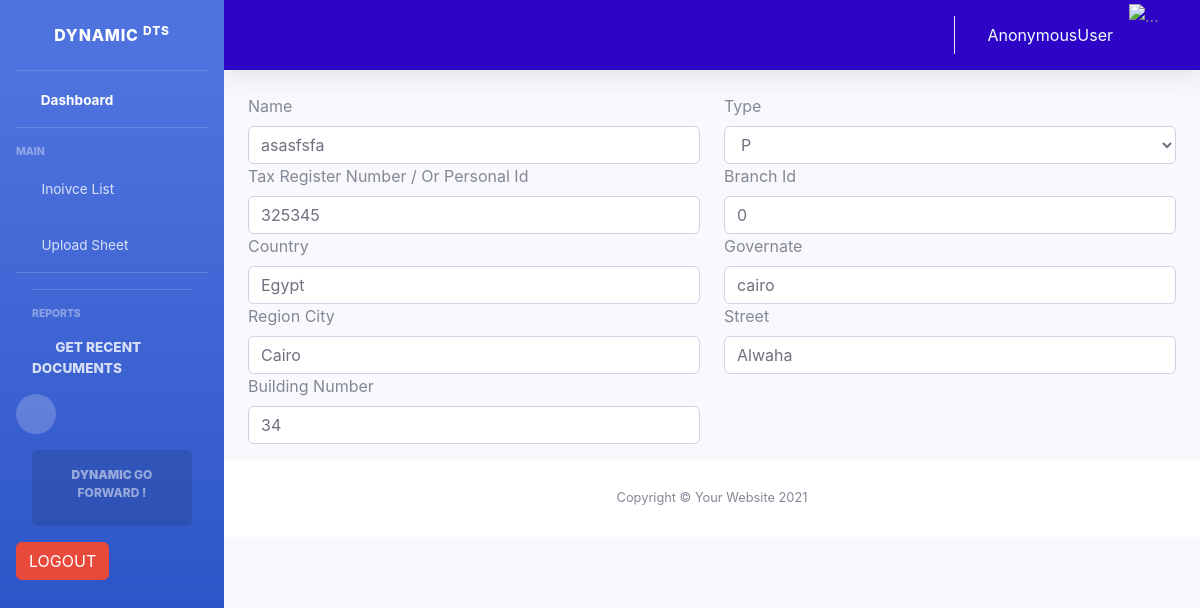
Screenshot of /edit_receiver/1 with the database file from the repository.
### home/models.py (models this page shows)
class Receiver(models.Model) :
    payer = models.ForeignKey(PayerAccount , on_delete=models.CASCADE , null=True , blank=True)
    name = models.CharField (max_length= 250 , null=True , blank=True)
    receiver_type =models.CharField(max_length=250 , choices= AccountType ,null=True , blank=True)
    receiver_id=models.CharField(max_length=250  , null=True , blank=True)
    receiver_name=models.CharField(max_length=250 , null=True , blank=True)
    receiver_address_branchId=models.CharField(max_length=250 , null=True , blank=True)
    receiver_address_country=models.CharField(max_length=250 ,choices=COUNTY_CODES , default='EG' , null=True , blank=True)
    receiver_address_governate=models.CharField(max_length=250 , null=True , blank=True)
    receiver_address_regionCity=models.CharField(max_length=250 , null=True , blank=True)
    receiver_address_street=models.CharField(max_length=250 , null=True , blank=True)
    receiver_address_buildingNumber=models.CharField(max_length=250 , null=True , blank=True)

### home/views.py (the view, shortened to what this page needs)
# urls.py: path('edit_receiver/<id>' ,  edit_receiver ,name= 'edit_receiver') ,
def edit_receiver(request,id):
    recever = Receiver.objects.get(id = id)
    page = 'receiver.html'
    types = [{'v' :i[0] , 'n' :i[1] }
                for i in AccountType ]
    content  = {
        "receiver" : recever ,
        'types' : types
    }
    return render(request , page , content)

### home/templates/receiver.html (shortened to what this page needs)
{% extends 'base.html' %}
{% block content %}
<div class="container">
    <form method='POST' {% if receiver %} action="{% url 'edit_receiver' receiver.id  %}" {% else %}
    action="{% url 'creat_receiver'%}" {% endif %} >
       <div class="row">
           <div class="col-6">
                <label for="receiver_name" class="form-label">  Name</label>
                <input type="text" required class="form-control" id="receiver_name"  value ='{{ receiver.receiver_name }}' aria-describedby="namelHelp" name= 'receiver_name'>
           </div>
           <div class="col-6">
                <label for="issuer_type" class="form-label"> Type</label>
                    <select class="form-control" name = "receiver_type">
                    {% if receiver %}
                    <option > {{ receiver.receiver_type }} </option>
                    {% endif %}
                  </select>
           </div>
       </div>
       <div class="row">
           <div class="col-6">
               <label for="receiver_id" class="form-label">Tax Register Number  / Or Personal Id </label>
                <input type="text" required class="form-control" value ='{{ receiver.receiver_id }}'
                id="receiver_ID" aria-describedby="appsecretHelp" name= 'receiver_id'>
           </div>
           <div class="col-6">
               <label for="issuer_address_branchId" class="form-label">Branch Id </label>
                <input type="text" class="form-control" value ='{{ receiver.receiver_address_branchId }}'
                id="receiver_address_branchId" aria-describedby="pricelistHelp" name= 'receiver_address_branchId'>
           </div>
       </div>
       <div class="row">
           <div class="col-6">
               <label for="receiver_address_country" class="form-label">Country </label>
                <input type="text" class="form-control" value ='{{ receiver.receiver_address_country }}' id="receiver_address_country"
                  aria-describedby="pricelistHelp" name= 'receiver_address_country'>
           </div>
           <div class="col-6">
               <label for="receiver_address_governate" class="form-label"> Governate </label>
                <input type="text" class="form-control" value ='{{ receiver.receiver_address_governate }}' id="receiver_address_governate"
                  aria-describedby="pricelistHelp" name= 'receiver_address_governate'>
           </div>
       </div>
       <div class="row">
           <div class="col-6">
               <label for="receiver_address_regionCity" class="form-label"> Region City </label>
              <input type="text" class="form-control" value ='{{ receiver.receiver_address_regionCity }}' id="receiver_address_regionCity"
                aria-describedby="pricelistHelp" name= 'receiver_address_regionCity'>
           </div>
           <div class="col-6">
               <label for="receiver_address_street" class="form-label"> Street </label>
              <input type="text" class="form-control" value ='{{ receiver.receiver_address_street }}' id="receiver_address_street"
                aria-describedby="pricelistHelp" name= 'receiver_address_street'>
           </div>
       </div>
       <div class="row">
           <div class="col-6">
               <label for="issuer_address_buildingNumber" class="form-label"> Building Number </label>
                <input type="text" class="form-control" value ='{{ receiver.receiver_address_buildingNumber }}' id="receiver_address_buildingNumber"
                 aria-describedby="pricelistHelp" name= 'receiver_address_buildingNumber'>
           </div>
           <div class="col-6">
           </div>
       </div>
       <div class="row">
       </div>
    </form>
</div>
{% endblock %}

### home/templates/base.html (shortened to what this page needs)
{% load static %}
{% load i18n %}
<!DOCTYPE html>
<html lang="en">
<head>
    <link href="{% static 'vendor/fontawesome-free/css/all.min.css' %}" rel="stylesheet" type="text/css">
    <link href="{% static 'css/sb-admin-2.min.css' %}" rel="stylesheet">
</head>
<body id="page-top">
    <div id="wrapper">
        <ul class="navbar-nav bg-gradient-primary sidebar sidebar-dark accordion" id="accordionSidebar">
            <a class="sidebar-brand d-flex align-items-center justify-content-center" href="{% url 'home' %}">
                <div class="sidebar-brand-text mx-3"> Dynamic <sup>DTS </sup></div>
            </a>
            <hr class="sidebar-divider my-0">
            <li class="nav-item active">
                <a class="nav-link" href="#">
                    <i class="fas fa-fw fa-tachometer-alt"></i>
                    <span>{% trans 'Dashboard' %}</span></a>
            </li>
          <hr class="sidebar-divider">
          <div class="sidebar-heading">
             {% trans "Main" %}
          </div>
          <li class="nav-item">
                <a class="nav-link" href="{% url 'invoice_list' %}">
                <i class="fas fa-fw fa-chart-area"></i>
                <span> {% trans 'Inoivce List'  %} </span></a>
        </li>
        <li class="nav-item">
            <a class="nav-link" href="{% url 'upload_from_vue' %}">
                <i class="fas fa-fw fa-chart-area"></i>
                <span> {% trans 'Upload Sheet'  %} </span></a>
        </li>
            <hr class="sidebar-divider d-none d-md-block">
            <div class="sidebar-heading">
            <hr class="sidebar-divider d-none d-md-block">
            <div class="sidebar-heading">
             {% trans  'Reports' %}
            </div>
            <li class="nav-item">
                <a class="nav-link" href="{% url 'report_1' %}">
                    <i class="fas fa-fw fa-chart-area"></i>
                    <span> {% trans 'Get Recent Documents' %}</span></a>
            </li>
            <div class="text-center d-none d-md-inline">
                <button class="rounded-circle border-0" id="sidebarToggle"></button>
            </div>
            <div class="sidebar-card d-none d-lg-flex">
                <p class="text-center mb-2"><strong> Dynamic </strong> Go Forward !</p>
            </div>
            <a href="{% url 'logout'%}" class="btn btn-danger"> {% trans 'logout' %} </a>
        </ul>
        <div id="content-wrapper" class="d-flex flex-column">
            <div id="content">
                <nav class="navbar navbar-expand topbar mb-4 static-top shadow"  style="background-color: rgb(46, 4, 199);">
                    <ul class="navbar-nav ml-auto">
                        <li class="nav-item dropdown no-arrow mx-1">
                    <a class="nav-link dropdown-toggle" href="#" id="userDropdown" role="button"
                    data-toggle="dropdown" aria-haspopup="true" aria-expanded="false">
                    <span style="color: azure;">{{ request.user }}</span>
                    </a>
                </li>
                    </ul>
                    <img class="sidebar-card-illustration mb-2" src="{% static 'img/undraw_profile_2.svg' %}" width="55" height="55" alt="...">
                </nav>
             {% block content %} {% endblock %}
            <footer class="sticky-footer bg-white">
                <div class="container my-auto">
                    <div class="copyright text-center my-auto">
                        <span>Copyright &copy; Your Website 2021</span>
                    </div>
                </div>
            </footer>
        </div>
    </div>
</body>
</html>

### rows the page displays
Receiver: receiver_name "asasfsfa", receiver_type "P", receiver_id "325345", receiver_address_branchId "0", receiver_address_country "Egypt", receiver_address_governate "cairo", receiver_address_regionCity "Cairo", receiver_address_street "Alwaha", receiver_address_buildingNumber "34"

### other values shown
{{ request.user }} "AnonymousUser"
